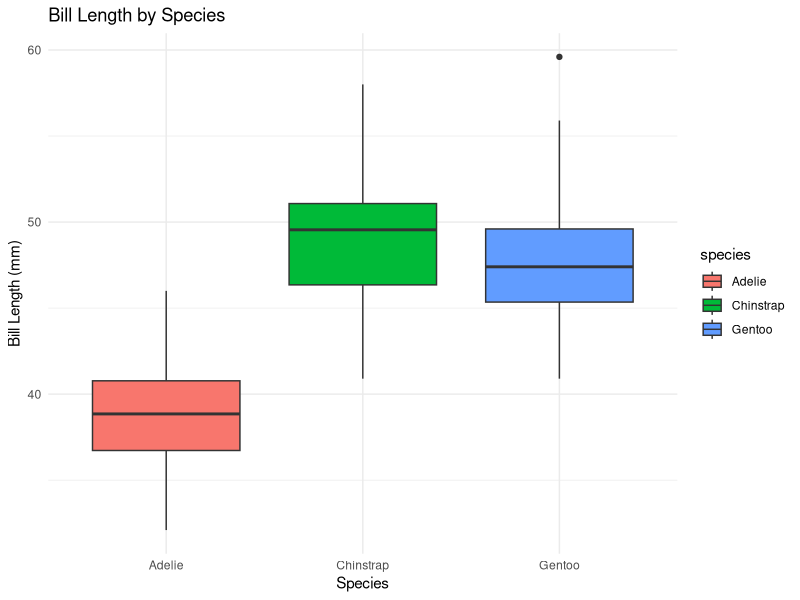
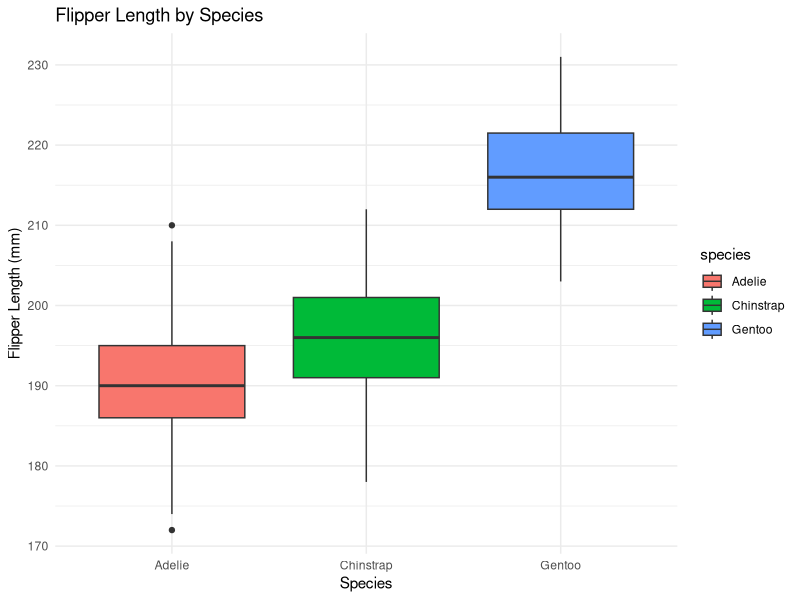
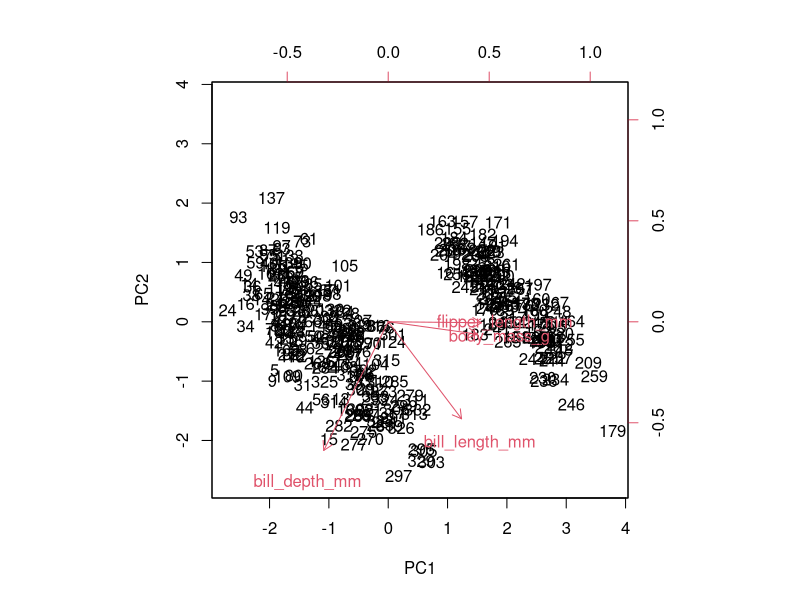
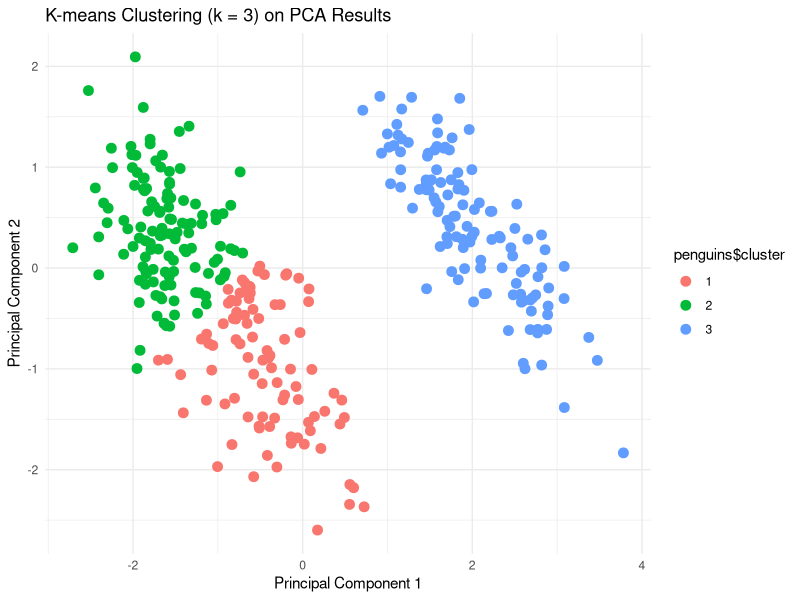

Source code (R) for these figures, in order:
library(tidyr)
library(dplyr)
library(palmerpenguins)
library(ggplot2)

# Load and clean data
data("penguins")

# Check for missing values
penguins %>% summarise(across(everything(), ~sum(is.na(.))))

# Remove rows with missing values for simplicity and data accuracy
penguins <- penguins %>% drop_na()

# Convert categorical variables to factors
penguins <- penguins %>%
  mutate(across(c(species, island, sex), as.factor))

# EDA: Summary statistics by species
penguins %>%
  group_by(species) %>%
  summarise(across(c(bill_length_mm, bill_depth_mm, flipper_length_mm, body_mass_g),
                   list(mean = ~mean(.), sd = ~sd(.), min = ~min(.), max = ~max(.)), .names = "{col}_{fn}"))

# Boxplot of bill length and flipper length by species
ggplot(penguins, aes(x = species, y = bill_length_mm, fill = species)) +
  geom_boxplot() +
  theme_minimal() +
  labs(title = "Bill Length by Species", y = "Bill Length (mm)", x = "Species")

ggplot(penguins, aes(x = species, y = flipper_length_mm, fill = species)) +
  geom_boxplot() +
  theme_minimal() +
  labs(title = "Flipper Length by Species", y = "Flipper Length (mm)", x = "Species")

# Perform PCA: Select and scale numerical columns
pca_data <- penguins %>%
  select(bill_length_mm, bill_depth_mm, flipper_length_mm, body_mass_g) %>%
  scale()

pca_result <- prcomp(pca_data, center = TRUE, scale. = TRUE)

# Summary of PCA results
summary(pca_result)

# PCA biplot
biplot(pca_result, scale = 0)

# Extract PCA scores for clustering
pca_scores <- as.data.frame(pca_result$x[, 1:2])

# Perform K-means clustering
set.seed(123)
kmeans_result <- kmeans(pca_scores, centers = 3, nstart = 25)

# Add cluster assignments to the dataset
penguins <- penguins %>%
  mutate(cluster = as.factor(kmeans_result$cluster))

# Plot clusters using PCA scores
ggplot(pca_scores, aes(x = PC1, y = PC2, color = penguins$cluster)) +
  geom_point(size = 3) +
  labs(title = "K-means Clustering (k = 3) on PCA Results",
       x = "Principal Component 1", y = "Principal Component 2") +
  theme_minimal()
